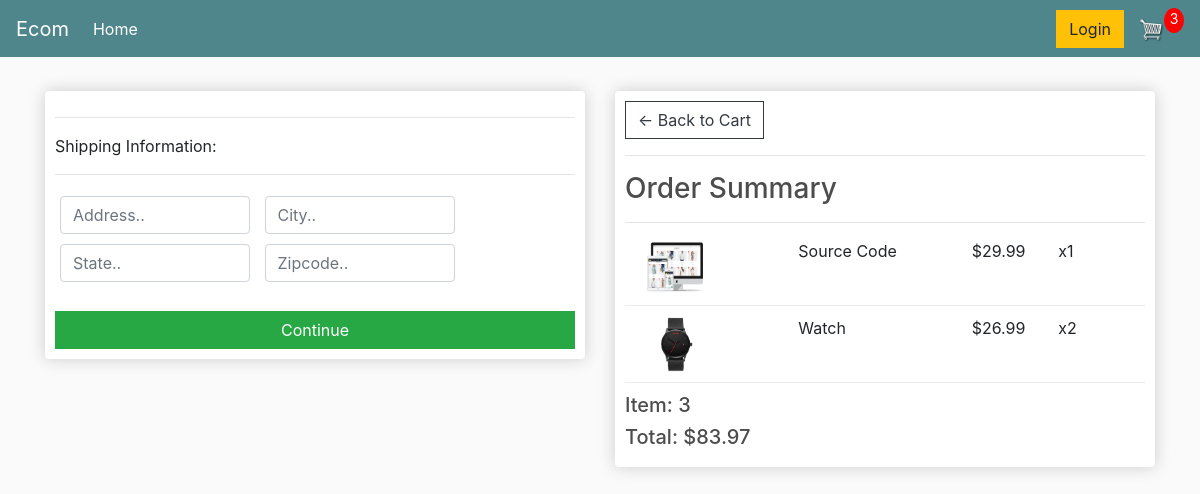
Page /checkout/ (signed in) on the earlier database version.
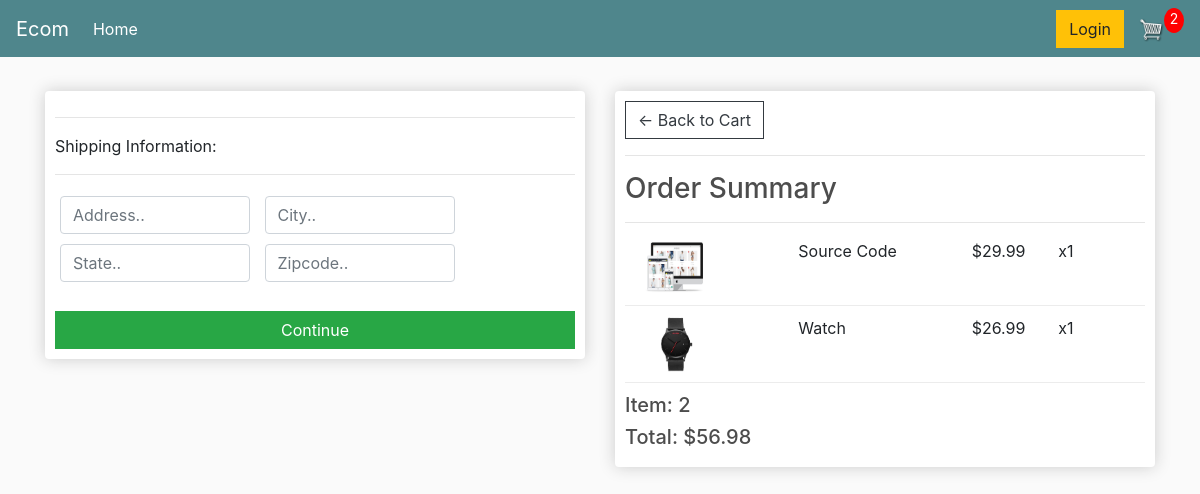
Same page on the later database version.
### store/models.py (models this page shows, shortened)
class OrderItem(models.Model):
    product = models.ForeignKey(Product, on_delete=models.SET_NULL, null=True)
    order = models.ForeignKey(Order, on_delete=models.SET_NULL, null=True)
    quantity = models.IntegerField(default=0, null=True, blank=True)
    date_added = models.DateTimeField(auto_now_add=True)
    @property
    def get_total(self):
        total = self.product.price * self.quantity
        return total

class Order(models.Model):
    customer = models.ForeignKey(Customer, on_delete=models.SET_NULL, null=True, blank=True)
    date_ordered = models.DateTimeField(auto_now_add=True)
    complete = models.BooleanField(default=False)
    transaction_id = models.CharField(max_length=100, null=True)
    @property
    def shipping(self):
        shipping = False
        orderItems = self.orderitem_set.all()
        for i in orderItems:
            if i.product.digital == False:
                shipping =True
        return shipping
    @property
    def get_cart_total(self):
        orderitems = self.orderitem_set.all()
        total = sum([item.get_total for item in orderitems])
        return total
    @property
    def get_cart_items(self):
        orderitems = self.orderitem_set.all()
        total = sum([item.quantity for item in orderitems])
        return total

class Product(models.Model):
    name = models.CharField(max_length=200)
    price = models.DecimalField(max_digits=7, decimal_places=2)
    digital = models.BooleanField(default=False, null=True, blank=True)
    image = models.ImageField(null=True, blank=True)
    def imageURL(self):
        try:
            url = self.image.url
        except:
            url = ""
        return url

### store/views.py (the view)
# urls.py: path('checkout/', views.checkout, name='checkout'),
def checkout(request):
    if request.user.is_authenticated:
        customer = request.user.customer
        order, created = Order.objects.get_or_create(customer=customer, complete=False)
        items = order.orderitem_set.all()
        cartItems = order.get_cart_items
    else:
        items = []
        order = {'get_cart_total':0, 'get_cart_items': 0, 'shipping': False}
        cartItems = order['get_cart_items']
    context = {
        'items' : items,
        'order' : order,
        'cartItems': cartItems,
    }
    return render(request, 'store/checkout.html', context)

### store/templates/store/checkout.html (shortened to what this page needs)
{% extends 'store/main.html' %}
{% load static %}
{% block content %}
    <div class="row">
        <div class="col-lg-6">
            <div class="box-element" id="form-wrapper">
                <form id="form">
                    <div id="shipping-info">
                        <hr>
                        <p>Shipping Information: </p>
                        <hr>
                        <div class="form-field">
                            <input class="form-control" type="text" name="address" placeholder="Address..">
                        </div>
                        <div class="form-field">
                            <input class="form-control" type="text" name="city" placeholder="City..">
                        </div>
                        <div class="form-field">
                            <input class="form-control" type="text" name="state" placeholder="State..">
                        </div>
                        <div class="form-field">
                            <input class="form-control" type="text" name="zipcode" placeholder="Zipcode..">
                        </div>
                    </div>
                    <br>
                        <input id="form-button" class="btn btn-success btn-block" type="submit" value="Continue">
                </form>
            </div>
            <br>
        </div>
        <div class="col-lg-6">
            <div class="box-element">
                <a class="btn btn-outline-dark" href="{% url 'cart' %}">&#x2190; Back to Cart</a>
                <hr>
                <h3>Order Summary</h3>
                <hr>
                {% for item in items %}
                <div class="cart-row">
                    <div style="flex:2"><img class="row-image" src="{{item.product.imageURL}}"></div>
                    <div style="flex:2"><p>{{item.product.name}}</div>
                    <div style="flex:1"><p>${{item.product.price|floatformat:2}}</p></div>
                    <div style="flex:1"><p>x{{item.quantity}}</p></div>
                </div>
                {% endfor %}
                <h5>Item: {{order.get_cart_items}}</h5>
                <h5>Total: ${{order.get_cart_total|floatformat:2}}</h5>
            </div>
        </div>
    </div>
{% endblock content %}

Differences in the rows shown:
changed OrderItem "Watch": quantity "2" → "1"
changed Order: get_cart_items "3" → "2"; get_cart_total "83.97" → "56.98"
Other differences:
{{ cartItems }}: "3" → "2"
